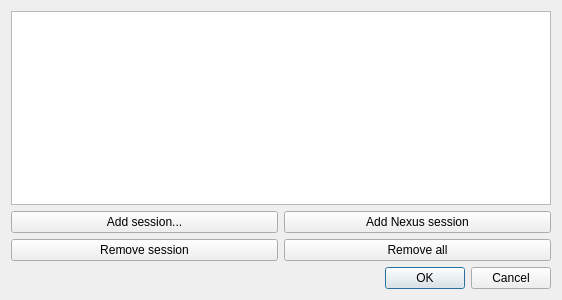
<?xml version="1.0" encoding="UTF-8"?>
<ui version="4.0">
 <class>Dialog</class>
 <widget class="QDialog" name="Dialog">
  <property name="geometry">
   <rect>
    <x>0</x>
    <y>0</y>
    <width>562</width>
    <height>300</height>
   </rect>
  </property>
  <property name="windowTitle">
   <string>Choose sessions</string>
  </property>
  <layout class="QVBoxLayout" name="verticalLayout">
   <item>
    <layout class="QGridLayout" name="gridLayout">
     <item row="1" column="0" colspan="2">
      <widget class="NiceListWidget" name="listSessions">
       <property name="sizePolicy">
        <sizepolicy hsizetype="Expanding" vsizetype="Expanding">
         <horstretch>0</horstretch>
         <verstretch>0</verstretch>
        </sizepolicy>
       </property>
       <property name="maximumSize">
        <size>
         <width>16777215</width>
         <height>16777215</height>
        </size>
       </property>
      </widget>
     </item>
     <item row="2" column="1">
      <widget class="QPushButton" name="btnAddNexusSession">
       <property name="text">
        <string>Add Nexus session</string>
       </property>
      </widget>
     </item>
     <item row="3" column="1">
      <widget class="QPushButton" name="btnClearAll">
       <property name="text">
        <string>Remove all</string>
       </property>
      </widget>
     </item>
     <item row="3" column="0">
      <widget class="QPushButton" name="btnClearCurrent">
       <property name="text">
        <string>Remove session</string>
       </property>
      </widget>
     </item>
     <item row="2" column="0">
      <widget class="QPushButton" name="btnBrowseSession">
       <property name="text">
        <string>Add session...</string>
       </property>
      </widget>
     </item>
    </layout>
   </item>
   <item>
    <widget class="QDialogButtonBox" name="buttonBox">
     <property name="orientation">
      <enum>Qt::Horizontal</enum>
     </property>
     <property name="standardButtons">
      <set>QDialogButtonBox::Cancel|QDialogButtonBox::Ok</set>
     </property>
    </widget>
   </item>
  </layout>
 </widget>
 <customwidgets>
  <customwidget>
   <class>NiceListWidget</class>
   <extends>QListWidget</extends>
   <header>gaitutils.gui.qt_widgets</header>
  </customwidget>
 </customwidgets>
 <resources/>
 <connections>
  <connection>
   <sender>buttonBox</sender>
   <signal>accepted()</signal>
   <receiver>Dialog</receiver>
   <slot>accept()</slot>
   <hints>
    <hint type="sourcelabel">
     <x>248</x>
     <y>254</y>
    </hint>
    <hint type="destinationlabel">
     <x>157</x>
     <y>274</y>
    </hint>
   </hints>
  </connection>
  <connection>
   <sender>buttonBox</sender>
   <signal>rejected()</signal>
   <receiver>Dialog</receiver>
   <slot>reject()</slot>
   <hints>
    <hint type="sourcelabel">
     <x>316</x>
     <y>260</y>
    </hint>
    <hint type="destinationlabel">
     <x>286</x>
     <y>274</y>
    </hint>
   </hints>
  </connection>
 </connections>
</ui>
